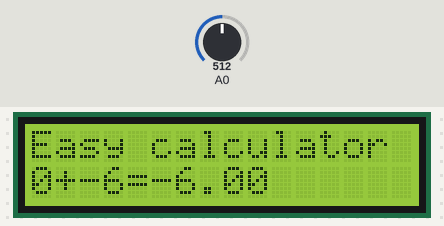
The sketch below on a simulated Arduino Uno, built with avr-gcc and run on an emulated ATmega328P. Shown: 16×2 character LCD. Inputs (shaded band) come from the test bench; at power-on: A0 = 512. Random numbers use the default seed unless the sketch sets one.

Above: at 1.2 s.
1.3 s: A0 set to 588
2.8 s: A0 set to 612
At 3.03 s:
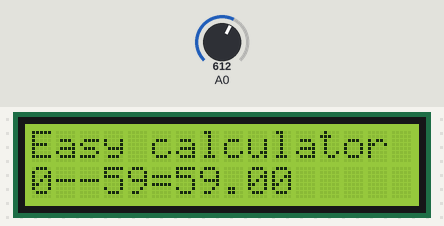
At 3.44 s:
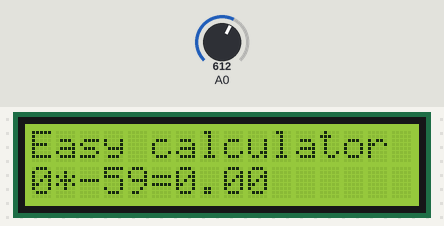
5.2 s: A0 set to 590
At 5.48 s:
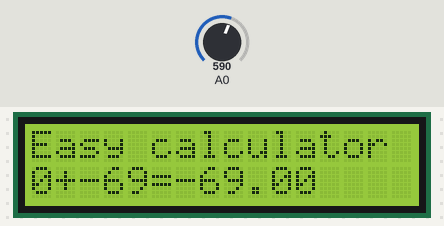
Timing chart, 0 to 8.2 s (numbered marks = the images above; inputs shaded):
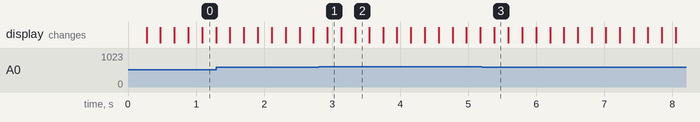

The sketch:

simpleDisplayCalculator.ino
```cpp
#include <LiquidCrystal.h>
LiquidCrystal lcd(8, 9, 4, 5, 6, 7 );

void setup(){
  lcd.begin(16,2);
  lcd.setCursor(0,0);
  lcd.print("Easy calculator");
}

// Нажатая клавиша
#define BUTTON_NONE 0
#define BUTTON_RIGHT 1
#define BUTTON_UP 2
#define BUTTON_DOWN 3
#define BUTTON_LEFT 4
#define BUTTON_SELECT 5
byte multiply=0;

// Функция возвращает какая кнопка была нажата
int getPressedButton()
{
  int buttonValue = analogRead(0);
  if (buttonValue < 100) {
    return BUTTON_RIGHT;
  }
  else if (buttonValue < 200) {
    return BUTTON_UP;
  }
  else if (buttonValue < 400){
    return BUTTON_DOWN;
  }
  else if (buttonValue < 600){
    return BUTTON_LEFT;
  }
  else if (buttonValue < 800){
    return BUTTON_SELECT;
  }
  return BUTTON_NONE;
}

float firstnum=0,secondnum=0;byte znak=0;
void loop(){
  switch(getPressedButton()){
    case BUTTON_UP:
      multiply++;
      firstnum+=(multiply>=10)? 10 : 1;
    break;
    case BUTTON_DOWN:
      multiply++;
      firstnum-=(multiply>=10)? 10 : 1;
    break;
    case BUTTON_LEFT:
      multiply++;
      secondnum-=(multiply>=10)? 10 : 1;
    break;
    case BUTTON_RIGHT:
      multiply++;
      secondnum+=(multiply>=10)? 10 : 1;
    break;
    case BUTTON_SELECT:
      znak= (znak==3)? 0 : znak+1 ;
    break;
    case BUTTON_NONE:
      multiply=0;
    break;
  }
      lcd.setCursor(0,1);
      lcd.print("                ");
      lcd.setCursor(0,1);
      lcd.print((int)firstnum);
      switch(znak){
       case 0: lcd.print("+"); break;
       case 1: lcd.print("-"); break;
       case 2: lcd.print("/"); break;
       case 3: lcd.print("*"); break;
      }
      lcd.print((int)secondnum);
      lcd.print('=');
      switch(znak){
       case 0: lcd.print(firstnum+secondnum); break;
       case 1: lcd.print(firstnum-secondnum); break;
       case 2: lcd.print(firstnum/secondnum); break;
       case 3: lcd.print(firstnum*secondnum); break;
      }
      if(firstnum>=1000){//pashal
        lcd.clear();    //egg
        lcd.print("BOOM IN");
        lcd.setCursor(0,1);
        for(byte i=7;i>=0;i--){lcd.print(i);lcd.print('.');delay(1000);}
        for(;;){lcd.clear();lcd.print(random(0,99999));delay(200);}
      }
  delay(200);
}
```

Measured:
- the behaviour switches between 599 and 600 on A0 (found by bisection; images 0 and 1)
